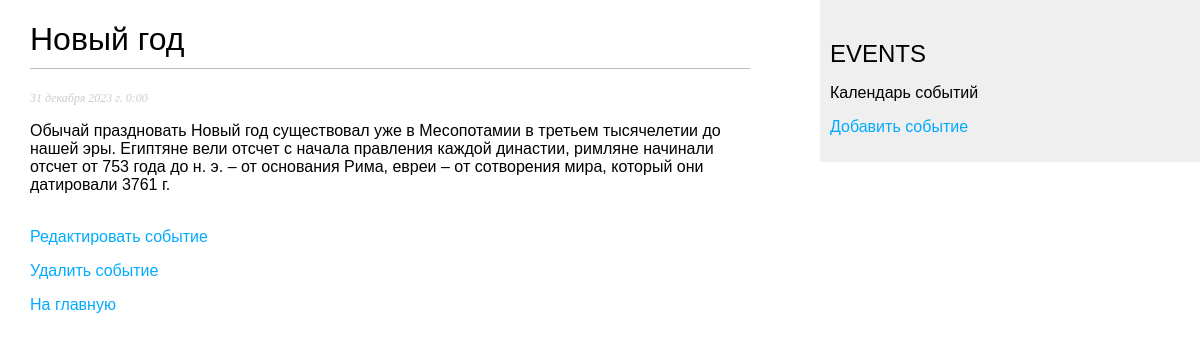
Screenshot of /events/7 with the database file from the repository.
### event/models.py (models this page shows, shortened)
class Event(models.Model):
    title = models.CharField(max_length=100, verbose_name='Название')
    description = models.TextField(verbose_name='Описание')
    date_time = models.DateTimeField(verbose_name='Дата')
    location = models.CharField(max_length=100, verbose_name='Место')
    class Meta:
        verbose_name = 'Event'
        verbose_name_plural = 'Events'
        ordering = ['-date_time']
        indexes = [
            models.Index(fields=['-date_time'])
        ]

### event/views.py (the view)
# urls.py: path('events/<int:pk>', views.ShowEvent.as_view(), name='event_detail'),
class ShowEvent(DetailView):
    model = Event
    template_name = 'event/detail.html'

### event/templates/event/detail.html (shortened to what this page needs)
{% extends "event/base.html" %}
{% block content %}
  <h1>{{ event.title }}</h1>
  <p class="date">{{ event.date_time }}</p>
  {{ event.description|safe }}
<p><a href="{% url 'event:event_update' event.id %}">Редактировать событие</a></p>
<p><a href="{% url 'event:event_delete' event.id %}">Удалить событие</a></p>
<p><a href="{% url 'event:event_list' %}">На главную</a></p>
{% endblock %}

### static/css/blog.css (style rules this page uses)
body { margin:0; padding:0; font-family:helvetica, sans-serif; }
a { color:#00abff; text-decoration:none; }
h1 { font-weight:normal; border-bottom:1px solid #bbb; padding:0 0 10px 0; }
p.date { color:#ccc; font-family: georgia, serif; font-size: 12px; font-style: italic; }

### rows the page displays
Event: title "Новый год", date_time "31 декабря 2023 г. 0:00", description "Обычай праздновать Новый год существовал уже в Месопотамии в третьем тысячелетии до нашей эры. Египтяне вели отсчет с начала правления каждой династии, римляне начинали отсчет от 753 года до н. э. – от основания Рима, евреи – от сотворения мира, который они датировали 3761 г."
